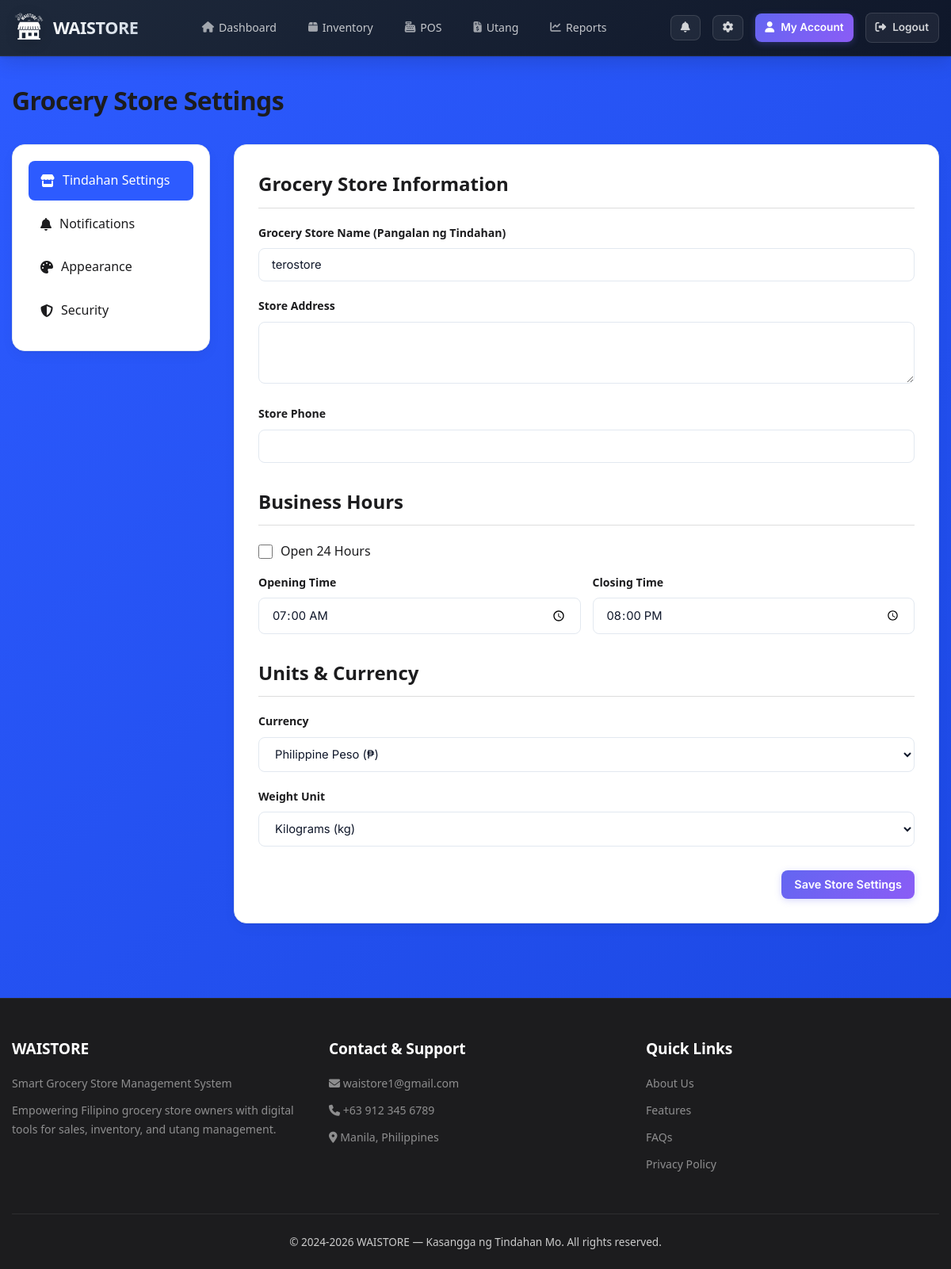
/settings.php (signed in), run on the app's committed database.
### tables this page shows
CREATE TABLE `store_settings` (
  `id` int(10) unsigned NOT NULL AUTO_INCREMENT,
  `user_id` int(10) unsigned NOT NULL,
  `store_name` varchar(100) NOT NULL,
  `store_address` text DEFAULT NULL,
  `store_phone` varchar(20) DEFAULT NULL,
  `opening_time` time DEFAULT '07:00:00',
  `closing_time` time DEFAULT '20:00:00',
  `open_24_hours` tinyint(1) DEFAULT 0,
  `currency` varchar(3) DEFAULT 'PHP',
  `weight_unit` varchar(10) DEFAULT 'kg',
  `created_at` timestamp NULL DEFAULT current_timestamp(),
  `updated_at` timestamp NULL DEFAULT current_timestamp() ON UPDATE current_timestamp(),
  PRIMARY KEY (`id`),
  UNIQUE KEY `user_id` (`user_id`),
  KEY `idx_store_user` (`user_id`),
  CONSTRAINT `fk_store_settings_user` FOREIGN KEY (`user_id`) REFERENCES `users` (`id`) ON DELETE CASCADE
);

### settings.php (the view, shortened to what this page needs)
<?php
require_once 'config.php';
$user_id = $_SESSION['user_id'];
$stmt = $conn->prepare("SELECT * FROM store_settings WHERE user_id = ?");
$stmt->bind_param("i", $user_id);
$stmt->execute();
$result = $stmt->get_result();
$store_settings = $result->fetch_assoc();
$stmt = $conn->prepare("SELECT * FROM appearance_settings WHERE user_id = ?");
$stmt->bind_param("i", $user_id);
$stmt->execute();
$result = $stmt->get_result();
$appearance_settings = $result->fetch_assoc();
$active_tab = isset($_GET['tab']) ? $_GET['tab'] : 'store';
$current_theme = $appearance_settings['theme'];
?>
<!DOCTYPE html>
<html lang="en">
<head>
    <link rel="stylesheet" href="https://cdnjs.cloudflare.com/ajax/libs/font-awesome/6.4.0/css/all.min.css">
    <link rel="stylesheet" href="waistore-global.css">
    <link rel="stylesheet" href="themes.css">
</head>
<body class="theme-<?php echo $current_theme; ?>">
    <header>
        <div class="container">
            <div class="header-content">
                <div class="logo">
                    <img src="WAIS_LOGO.png" alt="WAISTORE Logo" style="height: 60px; width: 150px;">
                    <span>WAISTORE</span>
                </div>
                <nav>
                    <ul>
                        <li><a href="dashboard.php"><i class="fas fa-home"></i> Dashboard</a></li>
                        <li><a href="inventory.php"><i class="fas fa-box"></i> Inventory</a></li>
                        <li><a href="pos.php"><i class="fas fa-cash-register"></i> POS</a></li>
                        <li><a href="debts.php"><i class="fas fa-file-invoice-dollar"></i> Utang</a></li>
                        <li><a href="reports.php"><i class="fas fa-chart-line"></i> Reports</a></li>
                    </ul>
                </nav>
                <div class="user-actions">
                    <a href="notifications.php" class="btn btn-outline"><i class="fas fa-bell"></i></a>
                    <a href="settings.php" class="btn btn-outline"><i class="fas fa-cog"></i></a>
                    <a href="account.php" class="btn btn-primary"><i class="fas fa-user"></i> My Account</a>
                    <a href="logout.php" class="btn btn-outline" style="margin-left:10px;"><i
                            class="fas fa-sign-out-alt"></i> Logout</a>
                </div>
            </div>
        </div>
    </header>
    <section class="page">
        <div class="container">
            <div class="page-header">
                <h1>Grocery Store Settings</h1>
            </div>
            <div class="settings-container">
                <div class="settings-sidebar">
                    <ul class="settings-menu">
                        <li>
                            <a href="?tab=store"
                                class="settings-menu-item <?php echo $active_tab === 'store' ? 'active' : ''; ?>">
                                <i class="fas fa-store"></i> Tindahan Settings
                            </a>
                        </li>
                        <li>
                            <a href="?tab=notifications"
                                class="settings-menu-item <?php echo $active_tab === 'notifications' ? 'active' : ''; ?>">
                                <i class="fas fa-bell"></i> Notifications
                            </a>
                        </li>
                        <li>
                            <a href="?tab=appearance"
                                class="settings-menu-item <?php echo $active_tab === 'appearance' ? 'active' : ''; ?>">
                                <i class="fas fa-palette"></i> Appearance
                            </a>
                        </li>
                        <li>
                            <a href="?tab=security"
                                class="settings-menu-item <?php echo $active_tab === 'security' ? 'active' : ''; ?>">
                                <i class="fas fa-shield-alt"></i> Security
                            </a>
                        </li>
                    </ul>
                </div>
                <div class="settings-content">
                    <?php if ($active_tab === 'store'): ?>
                        <form method="POST">
                            <div class="settings-section">
                                <h2>Grocery Store Information</h2>
                                <div class="form-group">
                                    <label for="store_name">Grocery Store Name (Pangalan ng Tindahan)</label>
                                    <input type="text" id="store_name" name="store_name" class="form-control"
                                        value="<?php echo htmlspecialchars($store_settings['store_name']); ?>" required>
                                </div>
                                <div class="form-group">
                                    <label for="store_address">Store Address</label>
                                    <textarea id="store_address" name="store_address" class="form-control"
                                        rows="3"><?php echo htmlspecialchars($store_settings['store_address']); ?></textarea>
                                </div>
                                <div class="form-group">
                                    <label for="store_phone">Store Phone</label>
                                    <input type="tel" id="store_phone" name="store_phone" class="form-control"
                                        value="<?php echo htmlspecialchars($store_settings['store_phone']); ?>">
                                </div>
                            </div>
                            <div class="settings-section">
                                <h2>Business Hours</h2>
                                <div class="form-check">
                                    <input type="checkbox" id="open_24_hours" name="open_24_hours" class="form-check-input"
                                        <?php echo $store_settings['open_24_hours'] ? 'checked' : ''; ?>>
                                    <label for="open_24_hours">Open 24 Hours</label>
                                </div>
                                <div class="form-group" id="hours-container"
                                    style="<?php echo $store_settings['open_24_hours'] ? 'display: none;' : ''; ?>">
                                    <div style="display: grid; grid-template-columns: 1fr 1fr; gap: 15px;">
                                        <div>
                                            <label for="opening_time">Opening Time</label>
                                            <input type="time" id="opening_time" name="opening_time" class="form-control"
                                                value="<?php echo $store_settings['opening_time']; ?>">
                                        </div>
                                        <div>
                                            <label for="closing_time">Closing Time</label>
                                            <input type="time" id="closing_time" name="closing_time" class="form-control"
                                                value="<?php echo $store_settings['closing_time']; ?>">
                                        </div>
                                    </div>
                                </div>
                            </div>
                            <div class="settings-section">
                                <h2>Units & Currency</h2>
                                <div class="form-group">
                                    <label for="currency">Currency</label>
                                    <select id="currency" name="currency" class="form-control">
                                        <option value="PHP" <?php echo $store_settings['currency'] === 'PHP' ? 'selected' : ''; ?>>Philippine Peso (₱)</option>
                                    </select>
                                </div>
                                <div class="form-group">
                                    <label for="weight_unit">Weight Unit</label>
                                    <select id="weight_unit" name="weight_unit" class="form-control">
                                        <option value="kg" <?php echo $store_settings['weight_unit'] === 'kg' ? 'selected' : ''; ?>>Kilograms (kg)</option>
                                    </select>
                                </div>
                            </div>
                            <div class="form-actions">
                                <button type="submit" name="save_store_settings" class="btn btn-primary">Save Store
                                    Settings</button>
                            </div>
                        </form>
                    <?php endif; ?>
                </div>
            </div>
        </div>
    </section>
    <footer>
        <div class="container">
            <div class="footer-content">
                <div class="footer-section">
                    <h3>WAISTORE</h3>
                    <p>Smart Grocery Store Management System</p>
                    <p>Empowering Filipino grocery store owners with digital tools for sales, inventory, and utang
                        management.</p>
                </div>
                <div class="footer-section">
                    <h3>Contact & Support</h3>
                    <p><i class="fas fa-envelope"></i> waistore1@gmail.com</p>
                    <p><i class="fas fa-phone"></i> +63 912 345 6789</p>
                    <p><i class="fas fa-map-marker-alt"></i> Manila, Philippines</p>
                </div>
                <div class="footer-section">
                    <h3>Quick Links</h3>
                    <p><a href="about_us.php" style="color: #ccc;">About Us</a></p>
                    <p><a href="dashboard.php" style="color: #ccc;">Features</a></p>
                    <p><a href="faqs.php" style="color: #ccc;">FAQs</a></p>
                    <p><a href="privacy_policy.php" style="color: #ccc;">Privacy Policy</a></p>
                </div>
            </div>
            <div class="footer-bottom">
                <p>&copy; 2024-2026 WAISTORE &mdash; Kasangga ng Tindahan Mo. All rights reserved.</p>
            </div>
        </div>
    </footer>
</body>
</html>

### themes.css (style rules this page uses)
.theme-blue { --primary: #2D5BFF; --primary-dark: #1A46E0; --secondary: #FF9E1A; --accent: #34C759; --danger: #FF3B30; --warning: #FF9500; --light: #E8F0FF; --dark: #1C1C1E; --gray: #8E8E93; --background: #F0F5FF; --card-bg: #FFFFFF; --text-color: #1C1C1E; --border-color: #D1E0FF; --glass-bg: rgba(255, 255, 255, 0.8); }
body { background-color: var(--background); color: var(--text-color); transition: background-color 0.3s ease, color 0.3s ease; }
header { background: linear-gradient(135deg, var(--primary), var(--primary-dark)); transition: background 0.3s ease; }
.settings-sidebar, .settings-content { background-color: var(--card-bg); transition: background-color 0.3s ease; }
.btn-primary { background-color: var(--secondary); transition: background-color 0.3s ease; }
.form-control { background-color: var(--background); color: var(--text-color); border-color: var(--border-color); transition: all 0.3s ease; }
.settings-section h2 { color: var(--text-color); border-bottom-color: var(--border-color); }
.form-group label { color: var(--text-color); }
.settings-menu-item { color: var(--text-color); transition: all 0.3s ease; }

### data on the page
store_settings: store_name "terostore", opening_time "07:00:00", closing_time "20:00:00", currency "Philippine Peso (₱)", weight_unit "Kilograms (kg)"
